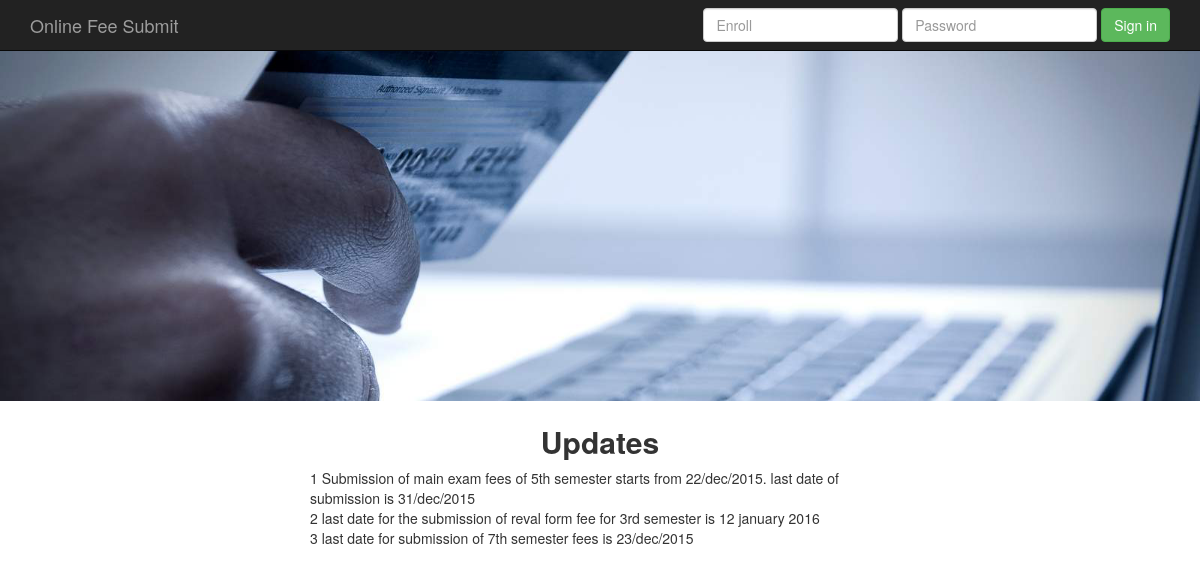
The app's page /gcet/index.php with its own data.
### tables this page shows
CREATE TABLE IF NOT EXISTS `notification` (
  `id` int(100) NOT NULL AUTO_INCREMENT,
  `date` timestamp NOT NULL DEFAULT CURRENT_TIMESTAMP ON UPDATE CURRENT_TIMESTAMP,
  `notice` varchar(200) NOT NULL,
  `verify` int(10) NOT NULL DEFAULT '1',
  PRIMARY KEY (`id`)
);

### gcet/index.php (the view, shortened to what this page needs)
<?php
	require_once('db_connect.php');
?>
<!DOCTYPE html>
<html lang="en">
   <head>
      <link href="css/bootstrap.min.css" rel="stylesheet">
   </head>
   <body>
      <nav class="navbar navbar-inverse navbar-fixed-top">
         <div class="container">
            <div class="navbar-header">
               <a class="navbar-brand" href="#">Online Fee Submit</a>
            </div>
            <div id="navbar" class="navbar-collapse collapse" style="display:block">
               <form class="navbar-form navbar-right" action="#" id="myForm" method="post" name="Sign_innn">
                  <div class="form-group">
                     <input type="text" placeholder="Enroll" id="enr" class="form-control" name="enr">
                  </div>
                  <div class="form-group">
                     <input type="password" placeholder="Password" id="password" class="form-control" name="pwd">
                  </div>
                  <button type="submit" name="login" class="btn btn-success">Sign in</button>
               </form>
            </div>
         </div>
      </nav>
      <div class="navigation">
         <div id="img_container">
            <img src="images/1.png" width="1865" height="512" class="img-responsive"/>
         </div>
         <div>
            <h2 align="center"><strong>Updates</strong></h2>
            <div class=" col-sm-offset-3 col-sm-6">
            	<?php
				$result=mysqli_query($conn,"SELECT * FROM `notification` WHERE `verify`='1' ");
				$n=0;
				while($data=mysqli_fetch_assoc($result))
				{ ?>
                <div class="row">
                    <div style="float:left;margin-left:10px"> <?php echo ++$n." ".$data['notice']; ?></div>
                 </div>
				<?php }
				?>
            </div>
         </div>
      </div>
   </body>
</html>

### records on screen
notification: notice "Submission of main exam fees of 5th semester starts from 22/dec/2015. last date of submission is 31/dec/2015"
notification: notice "last date for the submission of reval form fee for 3rd semester is 12 january 2016"
notification: notice "last date for submission of 7th semester fees is 23/dec/2015"
